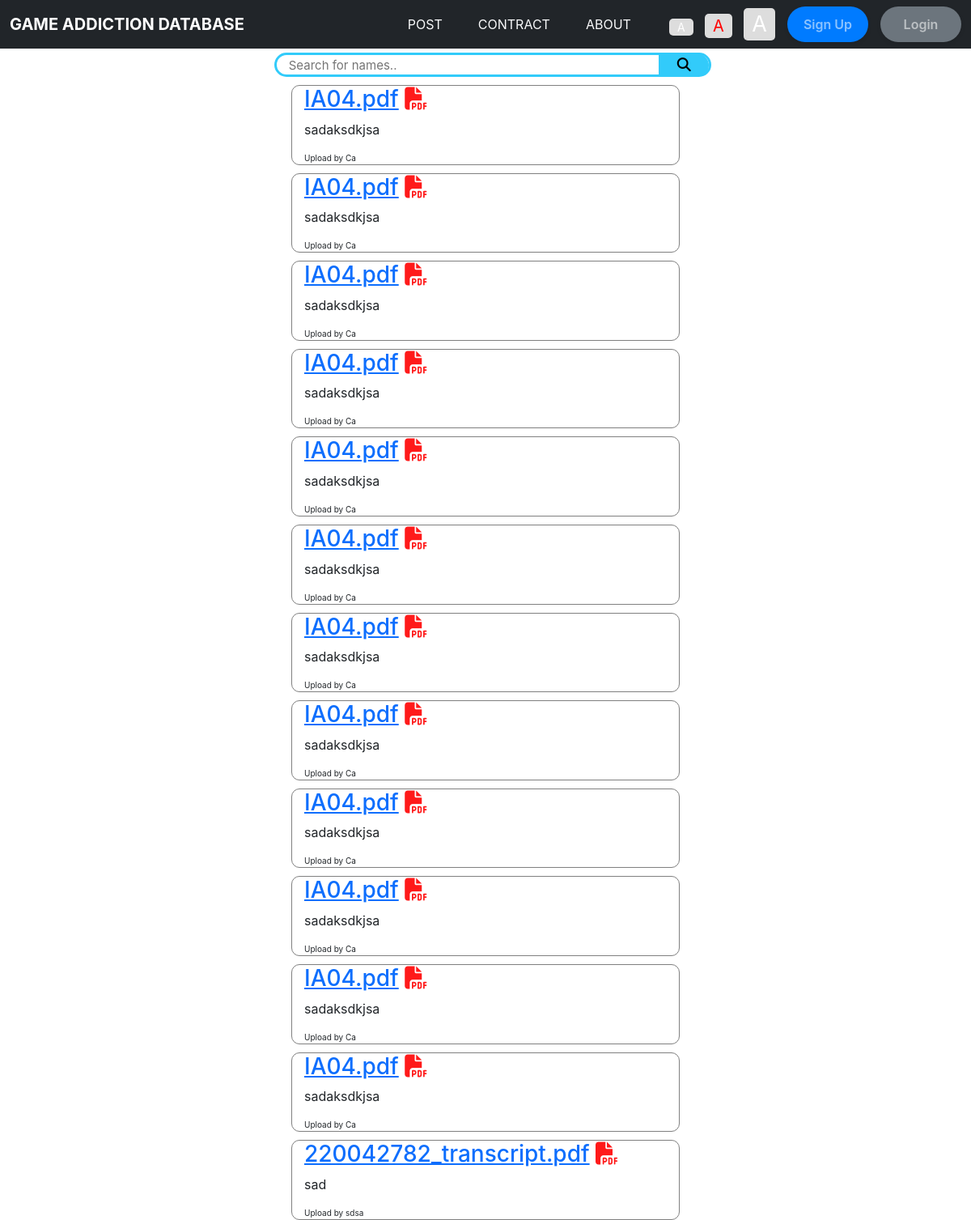
The page /search.php on the database as committed earlier.
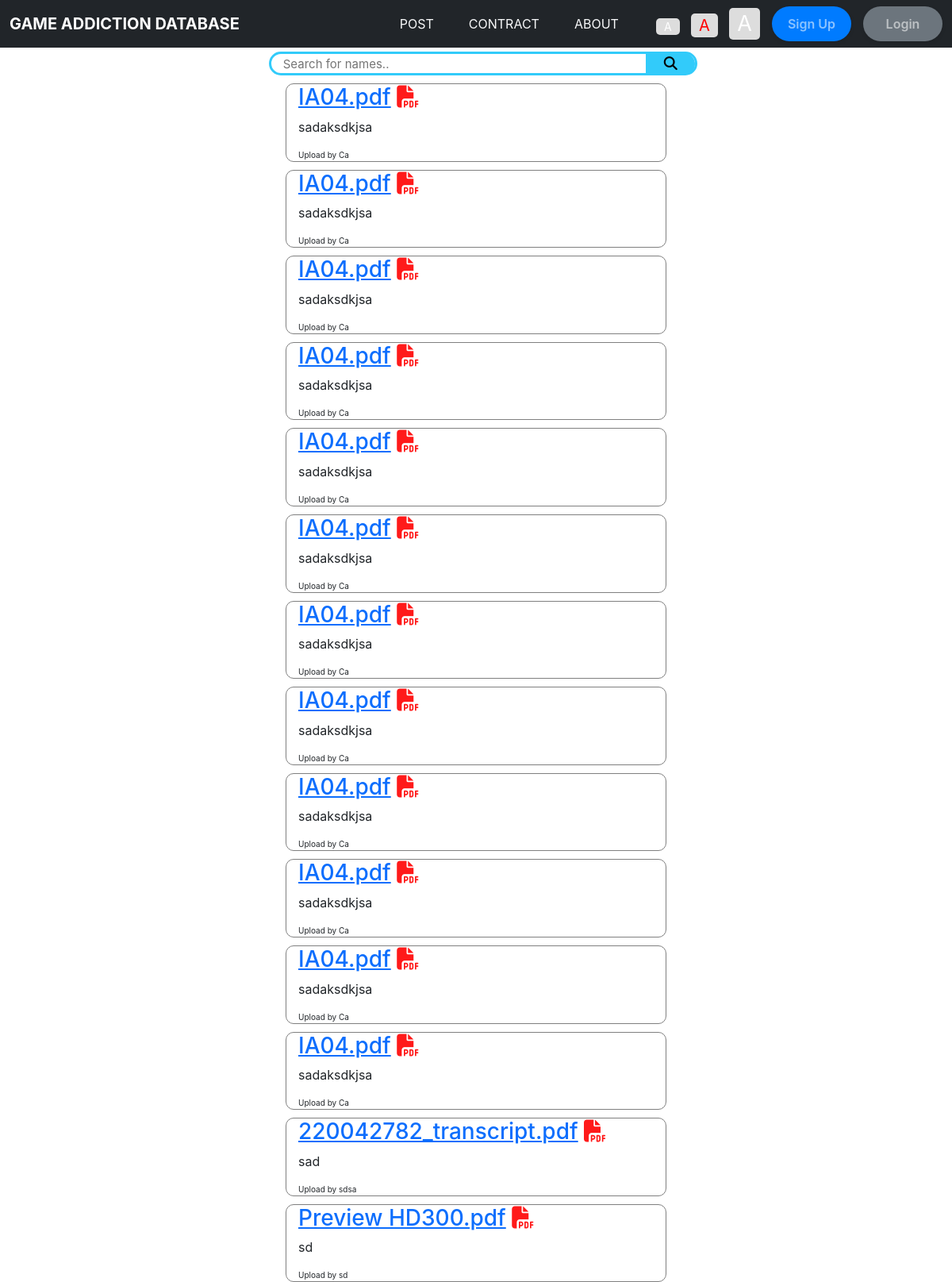
The same page on the database as committed later.
### tables this page shows
CREATE TABLE `pdf` (
  `pdfID` int(11) NOT NULL,
  `fileName` varchar(200) NOT NULL,
  `userName` varchar(200) NOT NULL,
  `pdfDescription` varchar(200) NOT NULL
);

### search.php (the view, shortened to what this page needs)
<!DOCTYPE html>
<html lang="en">
<head>
    <link rel="stylesheet" href="style/bootstrap.min.css" />
    <link rel="stylesheet" href="https://cdn.jsdelivr.net/npm/bootstrap-icons@1.4.1/font/bootstrap-icons.css" />
    <link rel="stylesheet" href="style/dataTables.bootstrap5.min.css" />
    <link rel="stylesheet" href="./style/menu.css">
    <link rel="stylesheet" href="./style/search.css">
    <link rel="stylesheet" href="https://cdnjs.cloudflare.com/ajax/libs/font-awesome/6.4.2/css/all.min.css">
</head>
<?php include 'menu.php'; ?>
<body>
    <div id="searchBox">
        <form action="" method="get">
            <input type="text" id="searchInput" name="keyword" placeholder="Search for names.." title="Type in a name">
            <button id="searchbtn" type="submit"><i class="fas fa-search"></i></button>
        </form>
    </div>
    <?php
    if(isset($_GET)){
        $keyword="";
        extract($_GET);
            $sql = "SELECT fileName, userName, pdfDescription FROM `pdf` WHERE `fileName` LIKE '%$keyword%' OR `userName` LIKE '%$keyword%'";
            $hostname = "127.0.0.1";
            $username = "root";
            $pwd = "";
            $db = "iadb";
            $conn = mysqli_connect($hostname, $username, $pwd, $db)
            or die(mysqli_connect_error());
            $rs = mysqli_query($conn, $sql);
            $data = [] ;
            while ($rc = mysqli_fetch_assoc($rs))
            {
                $data[]=$rc;
            }
            foreach($data as $text){
                echo <<<EDR
                    <div id="result">
                        <h3>
                            <a href='./pdf/{$text['fileName']}' target='_blank'>{$text['fileName']}</a>
                            <a href='./pdf/{$text['fileName']}' download>
                                <i class="fa-solid fa-file-pdf" style="color: #ff1a1a;"></i>
                            </a>
                        </h3>
                        <p>{$text['pdfDescription']}</p>
                        <div>Upload by {$text['userName']}</div>
                    </div>
                EDR;
            }
        }
?>
</body>
</html>

### menu.php (shortened to what this page needs)
<nav class="navbar navbar-expand-lg navbar-dark bg-dark fixed-top">
    <div class="container-fluid">
        <a class="navbar-brand me-auto ms-lg-0 ms-3 text-uppercase fw-bold" href="index.php">Game Addiction Database</a>
        <button class="btn btn-outline-light borderless">POST</button>
        <button class="btn btn-outline-light borderless">CONTRACT</button>
        <button class="btn btn-outline-light borderless">ABOUT</button>
        <div class="change-fontsize">
            <span class="fontSizebtn" title="Font Size: Smaller" onclick="changeFontSize(1);">A</span>
            <span class="fontSizebtn active" title="Font Size: Normal" onclick="changeFontSize(2);">A</span>
            <span class="fontSizebtn" title="Font Size: Larger" onclick="changeFontSize(3);">A</span>
        </div>
            <ul class="navbar-nav" id="top">
                <?php
                if(isset($_COOKIE['user_logged_in'])):
                    ?>
                    <form class="d-flex ms-auto my-3 my-lg-0 search-form" action="search.php" method="GET">
                        <span class="fa fa-search search-icon"></span>
                        <input type="text" name="query" class="form-control search-input me-2" placeholder="Search" aria-label="Search">
                        <button class="btn btn-outline-success" type="submit">Search</button>
                    </form>
                    <li class="nav-item dropdown">
                        <a class="nav-link dropdown-toggle ms-2" href="#" role="button" data-bs-toggle="dropdown" aria-expanded="false">
                            <i class="bi bi-person-fill"></i>
                        </a>
                        <ul class="dropdown-menu dropdown-menu-end">
                            <li><a class="dropdown-item" href="#">Profile</a></li>
                            <li><a class="dropdown-item" href="logout.php">Logout</a></li>
                        </ul>
                    </li>
                <?php else: ?>
                    <li class="nav-item">
                        <a class="nav-link btn btn-primary mr-2" href="SingUp.php">Sign Up</a>
                    </li>
                    <li class="nav-item">
                        <a class="nav-link btn btn-secondary" href="Login.php">Login</a>
                    </li>
                <?php endif; ?>
            </ul>
        </div>
</nav>

### style/menu.css (style rules this page uses)
.btn-outline-light.borderless { border: none; }
.btn-outline-light { margin: 0 10px; }
body, button { font-family: "Inter", sans-serif; }
:root { --offcanvas-width: 270px; --topNavbarHeight: 56px; }
form { width: 100%; max-width: 600px; margin: 0 auto; }
.nav-link.btn { width: 100px; padding: 10px 20px; border-radius: 25px; transition: all 0.3s ease; box-shadow: 0 2px 5px rgba(0, 0, 0, 0.1); font-weight: 600; text-decoration: none; margin-left: 15px; }
.nav-link.btn-primary { background-color: #007bff; color: #ffffff; border: none; }
.nav-link.btn-secondary { background-color: #6c757d; color: #ffffff; border: none; }
.fontSizebtn:nth-child(1) { font-size: 14px; }
.fontSizebtn:nth-child(2) { font-size: 20px; }
.fontSizebtn:nth-child(3) { font-size: 27px; }
.fontSizebtn { padding: 0 10px; display: inline-flex; background: #ddd; color: #fff; margin-left: 10px; cursor: pointer; border-radius:5px; }
.fontSizebtn.active { color: red; }

### style/search.css (style rules this page uses)
#searchBox { text-align: center; margin-top: 65px; }
#searchInput { width: 90%; height: 30px; border-radius: 30px; border: 3px solid #32cbfa; font-size: 15px; padding-left: 15px; }
#searchbtn { font-size: 17px; width: 62px; height: 27px; margin-left: -69px; background-color: #32cbfa; border-top-right-radius: 30px; border-bottom-right-radius: 30px; border: none; cursor: pointer; }
#result { border: 1px solid gray; border-radius: 10px; width: 40%; margin-left: 30%; margin-top: 10px; }
#result h3,p,div { margin-left: 15px; }
#result div { font-size: 10px; }

Rows that differ between the two databases and show on the page:
added pdf: fileName "Preview HD300.pdf", pdfDescription "sd", userName "sd"
